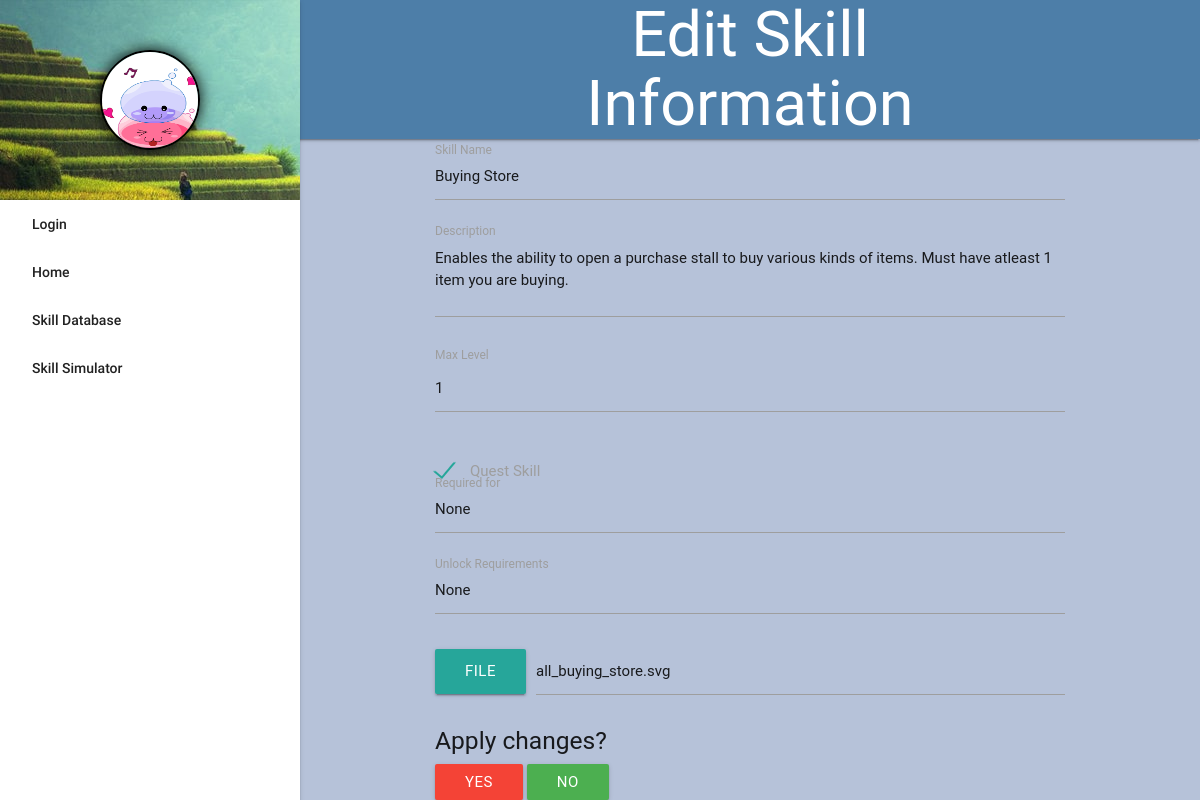
The app's page /skill_edit.php?id=60 with its own data.
### tables this page shows
CREATE TABLE `skills` (
  `id` int(10) NOT NULL,
  `skill_name` varchar(255) NOT NULL,
  `description` varchar(255) NOT NULL,
  `class` varchar(255) NOT NULL,
  `required_for` varchar(255) NOT NULL DEFAULT 'None',
  `max_level` int(10) NOT NULL,
  `icon` varchar(255) NOT NULL,
  `quest_skill` varchar(255) NOT NULL DEFAULT 'No',
  `unlock_requirements` varchar(255) NOT NULL DEFAULT 'None'
);

### skill_edit.php (the view, shortened to what this page needs)
<?php
function header_title(){
	echo 'Edit Skill Information';
};
function display_content(){
	global $conn;
	$id = $_GET['id'];
	$sql = "SELECT * FROM skills WHERE id = '$id'";
	$result = mysqli_query($conn, $sql);
	echo '<div class="container">';
	while($row = mysqli_fetch_assoc($result)){
		extract($row);
		echo '<form method="POST" action="">
			<div class="input-field">
				<input type="text" name="skill_name" id="skill_name" value="'.$skill_name.'">
				<label for="skill_name">Skill Name</label>
			</div>
			<div class="input-field">
				<textarea name="description" id="description" class="materialize-textarea">'.$description.'</textarea>
				<label for="description">Description</label>
			</div>
			<div>
				<label>Max Level</label>
				<input type="number" name="max_level" value="'.$max_level.'" max="10" min="0">
			</div>
			<div class="input-field">';
				echo '<label for="quest_skill">Quest Skill</label>
			</div>
			<div class="input-field">
				<input type="text" name="required_for" id="required_for" value="'.$required_for.'">
				<label for="required_for">Required for</label>
			</div>
			<div class="input-field">
				<input type="text" name="unlock_requirements" id="unlock_requirements" value="'.$unlock_requirements.'">
				<label for="unlock_requirements">Unlock Requirements</label>
			</div>
			<div class="file-field input-field">
				<div class="btn">
					<span>File</span>
					<input type="file">
				</div>
				<div class="file-path-wrapper">
					<input class="file-path validate" name="icon" type="text" value="'.substr($icon,15).'">
				</div>
			</div>
			<h5> Apply changes? </h5>
			<input type="submit" name="editYes" value="Yes" class="btn red">
			<input type="submit" name="editNo" value="No" class="btn green">
		</form>';
	}
};
require_once 'template.php';
?>

### styles/styles.css (style rules this page uses)
body { background: #b6c2d9; cursor: url('../images/arrow.png'), default; }
button, li, a, input, .collapsible-header { cursor: url('../images/hand.cur'), default !important; }

### records on screen
skills: skill_name "Buying Store", description "Enables the ability to open a purchase stall to buy various kinds of items. Must have atleast 1 item you are buying.", max_level "1", required_for "None", unlock_requirements "None", icon "all_buying_store.svg"
